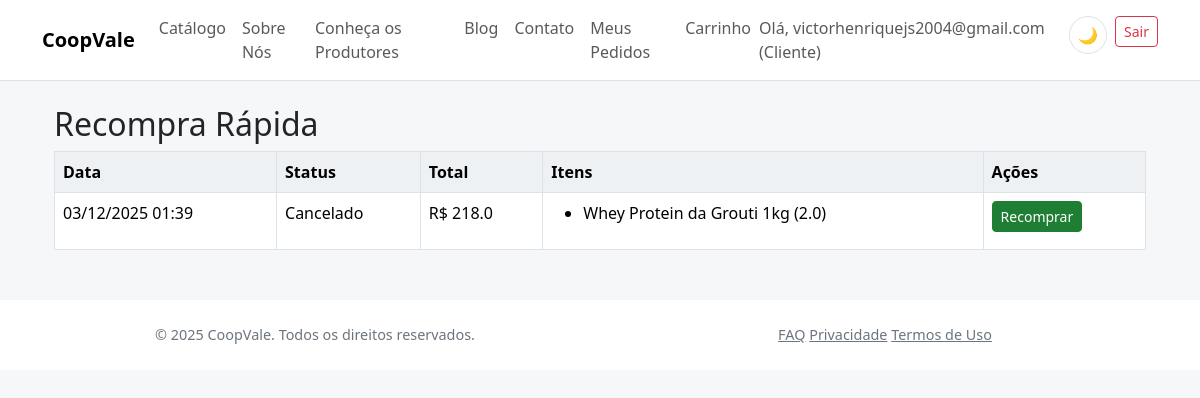
The app's page /cliente/recompras (signed in) with its own data.
### app/models/core.py (models this page shows, shortened)
class Usuario(db.Model, UserMixin):
    __tablename__ = 'usuarios'
    id = db.Column(db.Integer, primary_key=True)
    email = db.Column(db.String(150), unique=True, nullable=False)
    senha_hash = db.Column(db.String(256), nullable=False)
    tipo_usuario = db.Column(db.String(50), nullable=False, default='visitante')
    ativo = db.Column(db.Boolean, default=True)
    produtor_perfil = db.relationship('Produtor', backref='usuario', uselist=False, lazy=True)
    cliente_perfil = db.relationship('Cliente', backref='usuario', uselist=False, lazy=True)

class Pedido(db.Model):
    __tablename__ = 'pedidos'
    id = db.Column(db.Integer, primary_key=True)
    cliente_id = db.Column(db.Integer, db.ForeignKey('clientes.id'), nullable=False)
    data = db.Column(db.DateTime, default=lambda: datetime.now(timezone.utc))
    status = db.Column(db.String(50), default='Aguardando confirmação')
    forma_pagamento = db.Column(db.String(50))
    tipo_recebimento = db.Column(db.String(50))
    total = db.Column(db.Float, default=0.0)
    entrega_tipo = db.Column(db.String(20))  # 'retirada' ou 'entrega'
    ponto_retirada_id = db.Column(db.Integer, db.ForeignKey('pontos_retirada.id'))
    taxa_entrega_id = db.Column(db.Integer, db.ForeignKey('taxas_entrega.id'))
    valor_frete = db.Column(db.Float, default=0.0)
    data_agendada = db.Column(db.DateTime)
    observacoes = db.Column(db.Text)
    data_cancelamento = db.Column(db.DateTime)
    motivo_cancelamento = db.Column(db.Text)
    cancelado_por = db.Column(db.String(50))  # cliente, admin, sistema
    itens = db.relationship('ItemPedido', backref='pedido', lazy=True)
    ponto_retirada = db.relationship('PontoRetirada', backref='pedidos', lazy=True)
    taxa_entrega = db.relationship('TaxaEntrega', backref='pedidos', lazy=True)

class ItemPedido(db.Model):
    __tablename__ = 'itens_pedido'
    id = db.Column(db.Integer, primary_key=True)
    pedido_id = db.Column(db.Integer, db.ForeignKey('pedidos.id'), nullable=False)
    produto_id = db.Column(db.Integer, db.ForeignKey('produtos.id'), nullable=False)
    quantidade = db.Column(db.Float, nullable=False)
    preco_unitario = db.Column(db.Float, nullable=False)
    produto = db.relationship('Produto')

class Produto(db.Model):
    __tablename__ = 'produtos'
    id = db.Column(db.Integer, primary_key=True)
    nome = db.Column(db.String(150), nullable=False)
    descricao = db.Column(db.Text)
    preco = db.Column(db.Float, nullable=False)
    unidade = db.Column(db.String(20))
    estoque = db.Column(db.Float, default=0.0)
    imagens = db.Column(db.Text)
    tags = db.Column(db.String(200))
    subcategoria = db.Column(db.String(100))
    origem = db.Column(db.String(150))
    informacoes_nutricionais = db.Column(db.Text)
    preco_promocional = db.Column(db.Float)
    sazonal_inicio = db.Column(db.DateTime)
    sazonal_fim = db.Column(db.DateTime)
    produtor_id = db.Column(db.Integer, db.ForeignKey('produtores.id'), nullable=False)
    categoria_id = db.Column(db.Integer, db.ForeignKey('categorias.id'), nullable=False)
    reviews = db.relationship('Review', backref='produto', lazy=True)

### app/blueprints/cliente/routes.py (the view)
@cliente_bp.route('/recompras', endpoint='recompras')
@login_required
def recompras():
    cliente = Cliente.query.filter_by(usuario_id=current_user.id).first()
    pedidos = Pedido.query.filter_by(cliente_id=cliente.id).order_by(Pedido.data.desc()).all() if cliente else []
    return render_template('cliente/recompras.html', pedidos=pedidos)

### app/templates/cliente/recompras.html
{% extends 'base.html' %}
{% block content %}
<div class="container mt-4">
    <h2>Recompra Rápida</h2>
    <table class="table table-bordered">
        <thead>
            <tr>
                <th>Data</th>
                <th>Status</th>
                <th>Total</th>
                <th>Itens</th>
                <th>Ações</th>
            </tr>
        </thead>
        <tbody>
            {% for pedido in pedidos %}
            <tr>
                <td>{{ pedido.data.strftime('%d/%m/%Y %H:%M') }}</td>
                <td>{{ pedido.status }}</td>
                <td>R$ {{ pedido.total|round(2) }}</td>
                <td>
                    <ul>
                    {% for item in pedido.itens %}
                        <li>{{ item.produto.nome }} ({{ item.quantidade }})</li>
                    {% endfor %}
                    </ul>
                </td>
                <td>
                    <form action="{{ url_for('cliente_bp.recomprar', pedido_id=pedido.id) }}" method="post">
                        <button type="submit" class="btn btn-sm btn-success">Recomprar</button>
                    </form>
                </td>
            </tr>
            {% endfor %}
        </tbody>
    </table>
</div>
{% endblock %}

### app/templates/base.html (shortened to what this page needs)
<!doctype html>
<html lang="pt-br">
<head>
    <link href="https://cdn.jsdelivr.net/npm/bootstrap@5.3.2/dist/css/bootstrap.min.css" rel="stylesheet">
    <link href="{{ url_for('static', filename='css/theme.css') }}" rel="stylesheet">
</head>
<body>
    <nav class="navbar navbar-expand-lg navbar-light bg-light border-bottom">
        <div class="container">
            <a class="navbar-brand" href="{{ url_for('main_bp.index') }}">CoopVale</a>
            <div class="collapse navbar-collapse" id="navbarNav">
                <ul class="navbar-nav me-auto">
                    <li class="nav-item">
                        <a class="nav-link" href="{{ url_for('produtos_bp.catalogo') }}">Catálogo</a>
                    </li>
                    <li class="nav-item">
                        <a class="nav-link" href="{{ url_for('main_bp.sobre') }}">Sobre Nós</a>
                    </li>
                    <li class="nav-item">
                        <a class="nav-link" href="{{ url_for('main_bp.produtores') }}">Conheça os Produtores</a>
                    </li>
                    <li class="nav-item">
                        <a class="nav-link" href="{{ url_for('main_bp.blog_redirect') }}">Blog</a>
                    </li>
                    <li class="nav-item">
                        <a class="nav-link" href="{{ url_for('main_bp.contato') }}">Contato</a>
                    </li>
                    {% if current_user.is_authenticated and current_user.tipo_usuario == 'cliente' %}
                    <li class="nav-item">
                        <a class="nav-link" href="{{ url_for('pedidos.historico') }}">Meus Pedidos</a>
                    </li>
                    <li class="nav-item">
                        <a class="nav-link" href="{{ url_for('pedidos.carrinho') }}">Carrinho</a>
                    </li>
                    {% endif %}
                </ul>
                <ul class="navbar-nav">
                    {% if current_user.is_authenticated %}
                    <li class="nav-item">
                        <span class="navbar-text me-3">
                            Olá, {{ current_user.email }} ({{ current_user.tipo_usuario.capitalize() }})
                        </span>
                    </li>
                    <li class="nav-item me-2">
                        <button class="theme-toggle" id="themeToggle" title="Alternar tema">
                            <span id="themeIcon">🌙</span>
                        </button>
                    </li>
                    <li class="nav-item">
                        <a class="btn btn-sm btn-outline-danger" href="{{ url_for('auth.logout') }}">Sair</a>
                    </li>
                    {% endif %}
                </ul>
            </div>
        </div>
    </nav>
    <div class="container mt-4">
        {% block content %}{% endblock %}
    </div>
    <footer class="footer">
        <div class="container">
            <div class="row">
                <div class="col-md-6 text-center text-md-left">
                    <span class="text-muted">© 2025 CoopVale. Todos os direitos reservados.</span>
                </div>
                <div class="col-md-6 text-center text-md-right">
                    <a href="{{ url_for('main_bp.faq') }}" class="text-muted mr-3">FAQ</a>
                    <a href="{{ url_for('main_bp.privacidade') }}" class="text-muted mr-3">Privacidade</a>
                    <a href="{{ url_for('main_bp.termos') }}" class="text-muted">Termos de Uso</a>
                </div>
            </div>
        </div>
    </footer>
</body>
</html>

### app/static/css/theme.css (style rules this page uses)
:root { --coop-green: #1e7e34; --coop-green-light: #27a844; --coop-green-dark: #155724; --coop-accent: #ffb347; --coop-accent-dark: #ff9f2e; --coop-bg: #f5f7f9; --coop-bg-secondary: #ffffff; --coop-text: #212529; --coop-text-muted: #6c757d; --coop-border: #dee2e6; --coop-card-shadow: rgba(0,0,0,.06); --coop-card-shadow-hover: rgba(0,0,0,.12); --coop-border-radius: .65rem; --coop-table-bg: #eef1f3; }
* { transition: background-color .2s ease, color .2s ease, border-color .2s ease; }
body { background: var(--coop-bg); color: var(--coop-text); }
.navbar-nav { list-style: none; margin: 0; padding: 0; }
.navbar-nav .nav-item { display: inline-block; }
.navbar-nav .nav-link { text-decoration: none; }
.navbar-brand { font-weight:700; }
.navbar.bg-light, .footer { background: var(--coop-bg-secondary)!important; border-color: var(--coop-border)!important; }
.btn-success { background: var(--coop-green); border-color: var(--coop-green); }
.table { color: var(--coop-text); }
.table thead th { background: var(--coop-table-bg); border-color: var(--coop-border); }
.table td, .table th { border-color: var(--coop-border); }
.footer { font-size:.9rem; }
.text-muted { color: var(--coop-text-muted)!important; }
.theme-toggle { background: var(--coop-bg-secondary); border: 1px solid var(--coop-border); border-radius: 50%; width: 38px; height: 38px; display: flex; align-items: center; justify-content: center; cursor: pointer; transition: all .2s ease; }

### app/templates/base.html (style rules this page uses)
.footer { background-color: #f8f9fa; padding: 24px 0; margin-top: 50px; }

### records on screen
Usuario: email "victorhenriquejs2004@gmail.com", tipo_usuario "Cliente"
Pedido: data "03/12/2025 01:39", status "Cancelado", total "218.0"
ItemPedido: produto.nome "Whey Protein da Grouti 1kg", quantidade "2.0"
